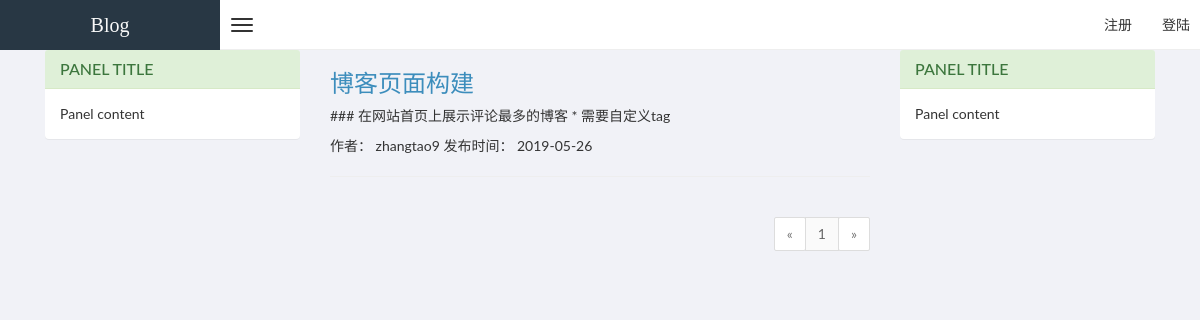
The app's page /, older data.
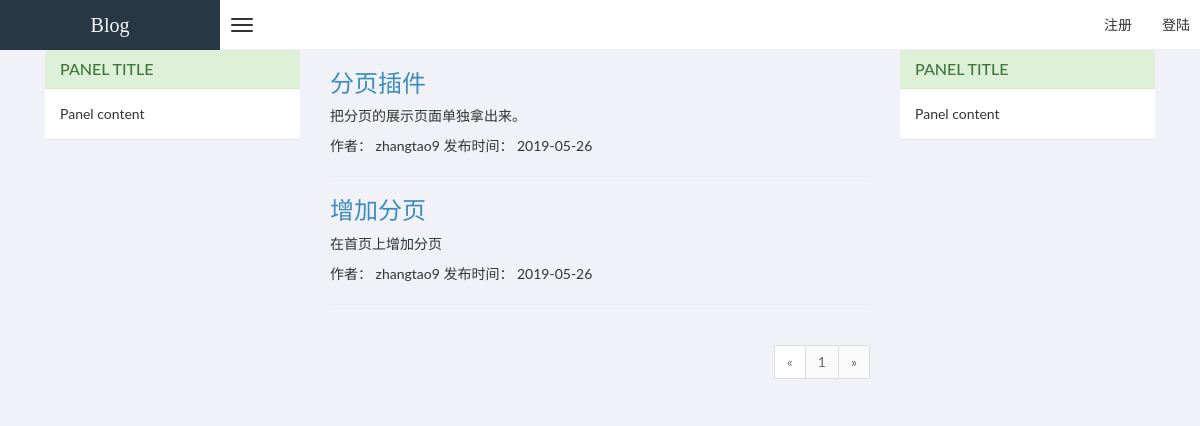
The same page, newer data.
### post/models.py (models this page shows, shortened)
class Post(models.Model):
    STATUS_CHOICES = (('draft', '草稿'), ('published', '已发布'))
    title = models.CharField(max_length=250)
    author = models.ForeignKey(User, on_delete=models.CASCADE, related_name='blog_posts')
    body = models.TextField()
    publish = models.DateTimeField(default=timezone.now)
    created = models.DateTimeField(auto_now_add=True)
    updated = models.DateTimeField(auto_now=True)
    status = models.CharField(max_length=10, choices=STATUS_CHOICES, default='draft')
    published = PublishedManager()
    objects = models.Manager()
    class Meta:
        ordering = ('-publish',)

### account/models.py (models this page shows)
class User(AbstractUser):
    GENDER_CHOICES = (
        (1, '男'),
        (2, '女'),
    )
    nickname = models.CharField(blank=True, null=True, max_length=20)
    avatar = models.ImageField(upload_to='avatar')
    mobile = models.CharField(blank=True, null=True, max_length=13)
    gender = models.IntegerField(choices=GENDER_CHOICES,blank=True, null=True)

### post/views.py (the view)
# urls.py: url(r'^$', views.index, name='index'),
def index(request):
    post_list = models.Post.published.all()
    paginator = Paginator(post_list, 2)
    page = request.GET.get("page")
    posts = paginator.get_page(page)
    return render(request, 'post/index.html', {'posts': posts})

### post/models.py (called while the page is built)
    def get_queryset(self):
        return super(PublishedManager, self).get_queryset().filter(status='published')

### templates/post/index.html (shortened to what this page needs)
{% extends 'base/base_header.html'%}
{% block content %}
<div class="container">
    <div class="col-md-3">
        <div class="panel panel-success">
            <div class="panel-heading">
                <h3 class="panel-title">Panel title</h3>
            </div>
            <div class="panel-body">
                Panel content
            </div>
        </div>
    </div>
    <div class="col-md-6">
        {% for post in posts%}
        <h3><a href="">{{ post.title }}</a></h3>
        <p>{{ post.body|truncatewords:30|linebreaks }}</p>
        <p>作者： {{ post.author }} 发布时间： {{ post.publish | date:"Y-m-d" }} </p>
        <hr>
        {% endfor %}
        {% include 'base/pager.html' with page=posts%}
    </div>
    <div class="col-md-3">
        <div class="panel panel-success">
            <div class="panel-heading">
                <h3 class="panel-title">Panel title</h3>
            </div>
            <div class="panel-body">
                Panel content
            </div>
        </div>
    </div>
</div>
{% endblock %}

### templates/base/base_header.html (shortened to what this page needs)
{% extends 'base/base.html' %}
{% block header %}
<header class="header">
    <a href="{% url 'index' %}" class="logo">
        Blog
    </a>
    <nav class="navbar navbar-static-top" role="navigation">
        <a href="#" class="navbar-btn sidebar-toggle" data-toggle="offcanvas" role="button">
            <span class="icon-bar"></span>
            <span class="icon-bar"></span>
            <span class="icon-bar"></span>
        </a>
        <div class="navbar-right">
            <ul class="nav navbar-nav">
                {% if request.user.is_authenticated %}
                <li class="dropdown user user-menu">
                    <a href="#" class="dropdown-toggle" data-toggle="dropdown">
                        <i class="fa fa-user"></i>
                        <span>{{ request.user.username }} <i class="caret"></i></span>
                    </a>
                    <ul class="dropdown-menu dropdown-custom dropdown-menu-right">
                        <li class="dropdown-header text-center">用户中心</li>
                        <li>
                            <a href="{% url 'profile' id=request.user.id %}">
                                <i class="fa fa-user fa-fw pull-right"></i>
                                用户中心
                            </a>
                            <a data-toggle="modal" href="#modal-user-settings">
                                <i class="fa fa-cog fa-fw pull-right"></i>
                                设置
                            </a>
                        </li>
                        <li class="divider"></li>
                        <li><a href="{% url 'logout' %}">
                            <i class="fa fa-ban fa-fw pull-right"></i>
                            退出登陆
                        </a></li>
                    </ul>
                </li>
                {% else %}
                <li><a href="{% url 'signup' %}">注册</a></li>
                 <li><a href="{% url 'login' %}">登陆</a></li>
                {% endif %}
            </ul>
        </div>
    </nav>
</header>
{% endblock header%}

### templates/base/base.html (shortened to what this page needs)
<!DOCTYPE html>
{% load static %}
<html lang="zh-hans">
<head>
<link rel="stylesheet" href="https://cdn.staticfile.org/twitter-bootstrap/3.3.7/css/bootstrap.min.css">
<link rel="stylesheet" href="https://cdn.staticfile.org/font-awesome/4.7.0/css/font-awesome.css">
<link rel="stylesheet" href="https://cdn.staticfile.org/ionicons/2.0.1/css/ionicons.min.css">
<link rel="stylesheet" href="{% static 'css/style.css'%}">
</head>
<body class="skin-black">
{% block header%}
{% endblock %}
{% block content%}
{% endblock %}
</body>
</html>

### templates/base/pager.html
<div>
    <ul class="pagination pagination-md pull-right">
        {% if page.has_previous %}
        <li><a href="?page={{page.previous_page_number}}">«</a></li>
        {% else %}
        <li class="disabled"><a href="">«</a></li>
        {% endif %}
        <li><a href="#">{{page.number}}</a></li>
        {% if page.has_next %}
        <li><a href="?page={{page.next_page_number}}">»</a></li>
        {% else %}
        <li class="disabled"><a href="">»</a></li>
        {% endif %}
    </ul>
</div>

Row changes from the older to the newer data that the page shows:
no longer on this page (row unchanged): Post: title "博客页面构建", body "### 在网站首页上展示评论最多的博客 * 需要自定义tag", author "zhangtao9", publish "2019-05-26"
added Post: title "分页插件", body "把分页的展示页面单独拿出来。", author "zhangtao9", publish "2019-05-26"
added Post: title "增加分页", body "在首页上增加分页", author "zhangtao9", publish "2019-05-26"
